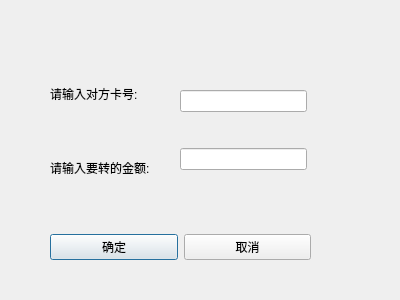
<?xml version="1.0" encoding="UTF-8"?>
<ui version="4.0">
 <class>transmoney</class>
 <widget class="QDialog" name="transmoney">
  <property name="geometry">
   <rect>
    <x>0</x>
    <y>0</y>
    <width>400</width>
    <height>300</height>
   </rect>
  </property>
  <property name="windowTitle">
   <string>Dialog</string>
  </property>
  <widget class="QWidget" name="">
   <property name="geometry">
    <rect>
     <x>50</x>
     <y>60</y>
     <width>110</width>
     <height>141</height>
    </rect>
   </property>
   <layout class="QVBoxLayout" name="verticalLayout">
    <item>
     <widget class="QLabel" name="label">
      <property name="text">
       <string>请输入对方卡号:</string>
      </property>
     </widget>
    </item>
    <item>
     <widget class="QLabel" name="label_2">
      <property name="text">
       <string>请输入要转的金额:</string>
      </property>
     </widget>
    </item>
   </layout>
  </widget>
  <widget class="QWidget" name="">
   <property name="geometry">
    <rect>
     <x>180</x>
     <y>60</y>
     <width>127</width>
     <height>141</height>
    </rect>
   </property>
   <layout class="QVBoxLayout" name="verticalLayout_2">
    <item>
     <widget class="QLineEdit" name="lineEdit">
      <property name="styleSheet">
       <string notr="true"/>
      </property>
     </widget>
    </item>
    <item>
     <widget class="QLineEdit" name="lineEdit_2">
      <property name="styleSheet">
       <string notr="true">rgb&quot;(13, 11, 11)&quot;
font: 18pt &quot;.SF NS Text&quot;;</string>
      </property>
     </widget>
    </item>
   </layout>
  </widget>
  <widget class="QWidget" name="">
   <property name="geometry">
    <rect>
     <x>50</x>
     <y>230</y>
     <width>261</width>
     <height>35</height>
    </rect>
   </property>
   <layout class="QHBoxLayout" name="horizontalLayout">
    <item>
     <widget class="QPushButton" name="pushButton">
      <property name="text">
       <string>确定</string>
      </property>
     </widget>
    </item>
    <item>
     <widget class="QPushButton" name="pushButton_2">
      <property name="text">
       <string>取消</string>
      </property>
     </widget>
    </item>
   </layout>
  </widget>
 </widget>
 <resources/>
 <connections/>
</ui>
